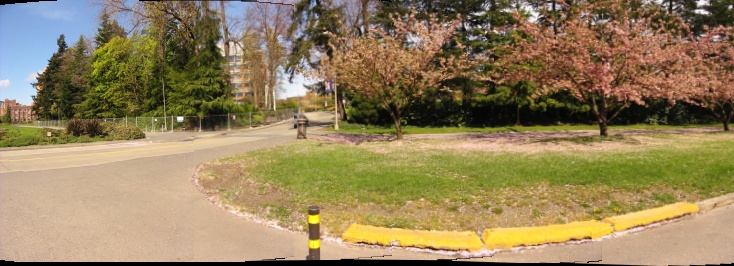
#> input picture image0.jpg, 734 x 266 px
$ python -i correction.py   (imports and definitions only)
#> lines starting #> are read from the running program, lines starting #| are printed output that depends on the picture
#> further down, picture is the input picture: shape (266, 734, 3); mean B, G, R 91.9, 129.3, 147.8
import cv2
import numpy as np

class ImageCorrection:
	@staticmethod
	def get_average_intensity(image):
		gimg = cv2.cvtColor(image, cv2.COLOR_RGB2GRAY)
		return np.average(gimg)

	@staticmethod
	def adjust_gamma(image, gamma=1.0):
		# build a lookup table mapping the pixel values [0, 255] to
		# their adjusted gamma values
		cv2.imshow('b', image)
		invGamma = 1.0 / gamma
		table = np.array([((i / 255.0) ** invGamma) * 255
			for i in np.arange(0, 256)]).astype("uint8")
		# apply gamma correction using the lookup table
		final = cv2.LUT(image, table)
		cv2.imshow('a', final)
		return final

	@staticmethod
	def clahe_illum(image):

		#-----Converting image to LAB Color model-----------------------------------
		lab= cv2.cvtColor(image, cv2.COLOR_BGR2LAB)
#> lab: shape (266, 734, 3); mean of channels 0, 1, 2 138.4, 130.2, 150.5
		l, a, b = cv2.split(lab)
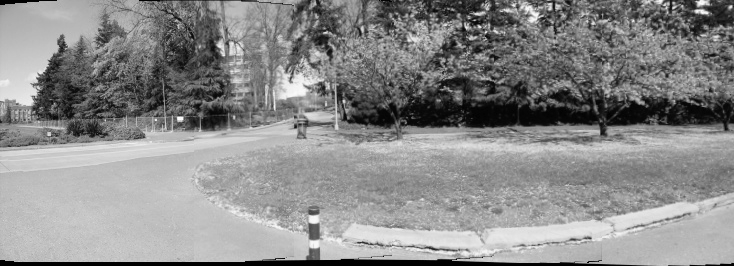
#> l: shape (266, 734); min 0, max 253, mean 138.4
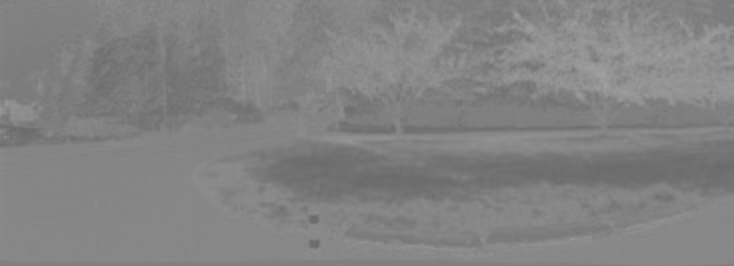
#> a: shape (266, 734); min 106, max 162, mean 130.2
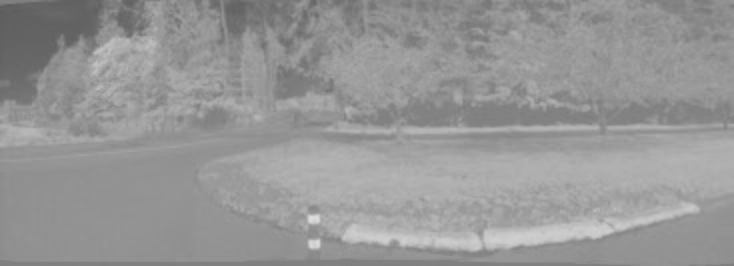
#> b: shape (266, 734); min 92, max 220, mean 150.5
		clahe = cv2.createCLAHE(clipLimit=3.0, tileGridSize=(8,8))
		cl = clahe.apply(l)
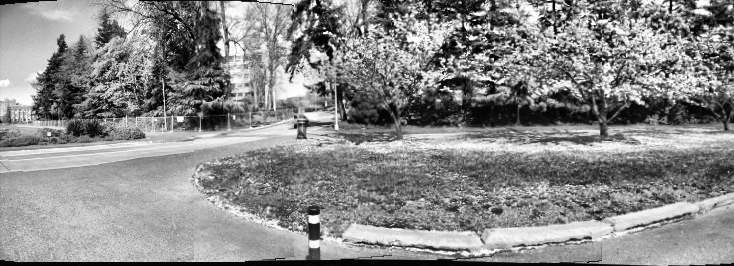
#> cl: shape (266, 734); min 0, max 255, mean 137.2
		limg = cv2.merge((cl,a,b))
#> limg: shape (266, 734, 3); mean of channels 0, 1, 2 137.2, 130.2, 150.5
		final = cv2.cvtColor(limg, cv2.COLOR_LAB2BGR)
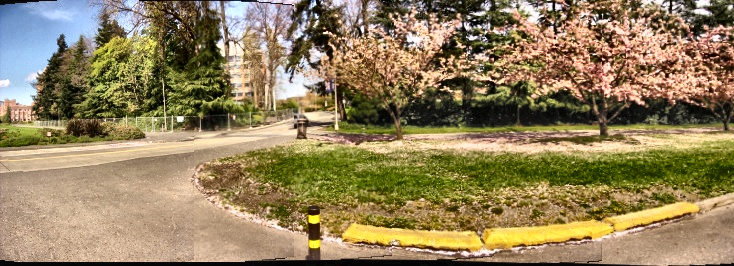
#> final: shape (266, 734, 3); mean B, G, R 92, 128.8, 146.4
		return final

>>> import cv2
>>> picture = cv2.imread('image0.jpg')
>>> result = ImageCorrection().clahe_illum(picture)

$ run again, on image1.jpg
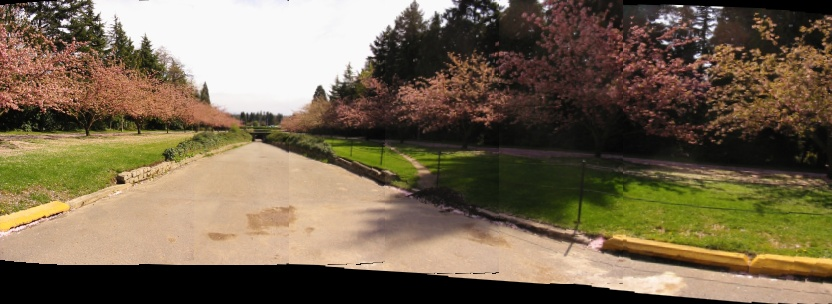
#> input picture image1.jpg, 832 x 304 px
#> picture is the input picture: shape (304, 832, 3); mean B, G, R 80.5, 103.5, 118.6
#> lab: shape (304, 832, 3); mean of channels 0, 1, 2 109.9, 130.8, 142.6
#> in clahe_illum, `cl = clahe.apply(l)`:
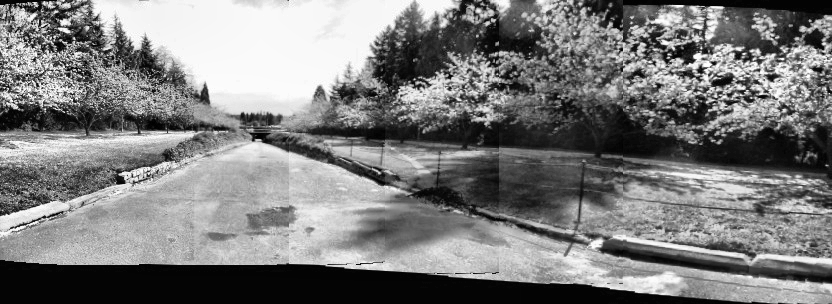
#> cl: shape (304, 832); min 0, max 255, mean 124.6
#> limg: shape (304, 832, 3); mean of channels 0, 1, 2 124.6, 130.8, 142.6
#> in clahe_illum, `final = cv2.cvtColor(limg, cv2.COLOR_LAB2BGR)`:
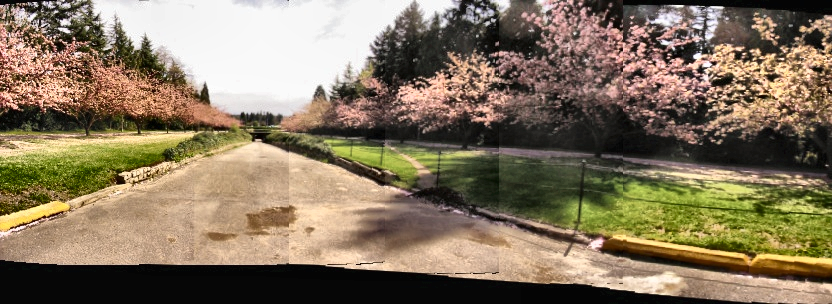
#> final: shape (304, 832, 3); mean B, G, R 94.6, 117.8, 133.2

$ run again, on image2.jpg
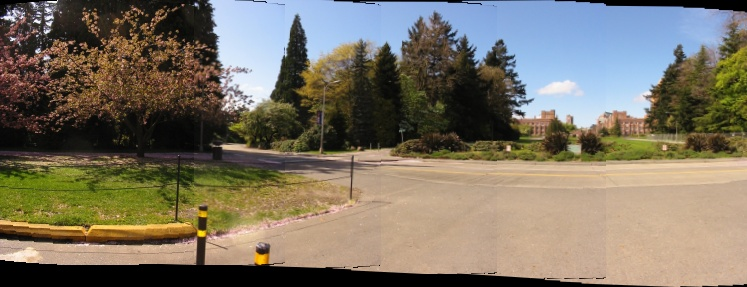
#> input picture image2.jpg, 747 x 287 px
#> picture is the input picture: shape (287, 747, 3); mean B, G, R 99.4, 114.9, 123
#> lab: shape (287, 747, 3); mean of channels 0, 1, 2 121.4, 129.8, 137.9
#> in clahe_illum, `cl = clahe.apply(l)`:
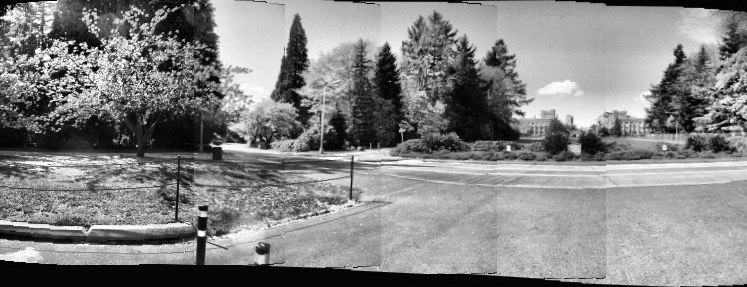
#> cl: shape (287, 747); min 0, max 255, mean 132.1
#> limg: shape (287, 747, 3); mean of channels 0, 1, 2 132.1, 129.8, 137.9
#> in clahe_illum, `final = cv2.cvtColor(limg, cv2.COLOR_LAB2BGR)`:
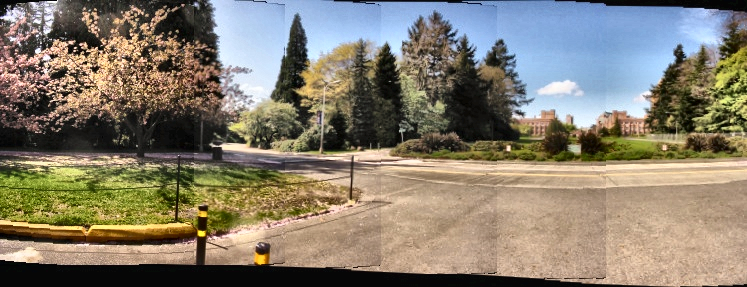
#> final: shape (287, 747, 3); mean B, G, R 109.6, 125.4, 133.7
